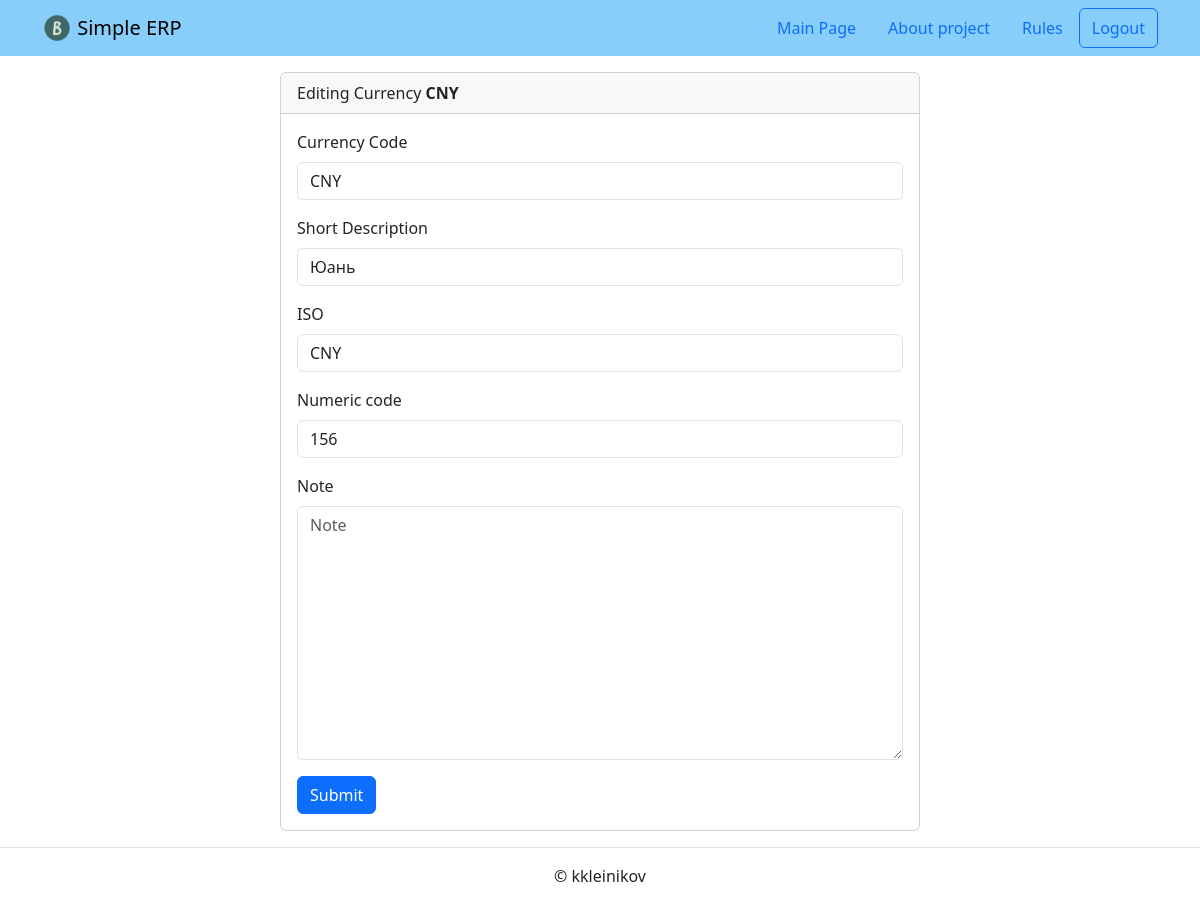
Page /currency/edit/CNY/ (signed in) on the committed database.
### common/models.py (models this page shows, shortened)
class Currency(AuditTrailModel, NoteModel):
    code = models.CharField(
        primary_key=True,
        max_length=3,
        unique=True,
        null=False,
        verbose_name='Currency Code',
    )
    name = models.CharField(
        max_length=30,
        verbose_name='Short Description',
    )
    iso_code = models.CharField(
        max_length=3,
        unique=True,
        verbose_name='ISO',
    )
    numeric_code = models.PositiveSmallIntegerField(
        default=0,
    )
    class Meta:
        ordering = ['code']
        verbose_name = 'Currency'
        verbose_name_plural = 'Currencies'

### common/views.py (the view, shortened to what this page needs)
class CurrencyUpdateView(LoginRequiredMixin, CurrencyMixin, UpdateView):
    model = Currency

### common/forms.py
class CurrencyForm(forms.ModelForm):
    class Meta:
        model = Currency
        fields = [
            'code',
            'name',
            'iso_code',
            'numeric_code',
            'note',
        ]

### templates/common/currency_form.html (shortened to what this page needs)
{% extends "base.html" %}
{% load django_bootstrap5 %}
{% block content %}
  <div class="col d-flex justify-content-center">
    <div class="card" style="width: 40rem;">
      <div class="card-header">
        {% if '/edit/' in request.path %}
          Editing Currency <strong>{{ currency.code }}</strong>
        {% elif '/delete/' in request.path %}
          Deleting Currency <strong>{{ currency.code }}</strong>
        {% else %}
          Create new Currency
        {% endif %}
      </div>
      <div class="card-body">
        <form method="post" enctype="multipart/form-data">
          {% if not '/delete/' in request.path %}
            {% bootstrap_form form %}
          {% endif %}
          {% bootstrap_button button_type="submit" content="Submit" %}
        </form>
      </div>
    </div>
  </div>
{% endblock %}

### rows in the picture
Currency: code "CNY", name "Юань", iso_code "CNY", numeric_code "156"
